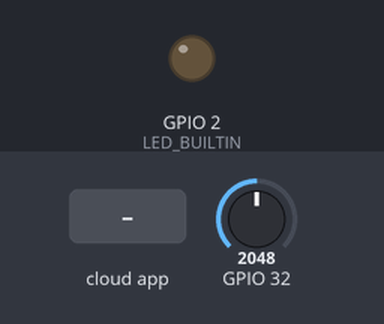
A sketch run on a simulated ESP32. Parts: output pins drawn as LEDs (lit = HIGH). The test bench sets the inputs (shaded band); at power-on: GPIO 32 = 2048.

Above: at 2.7 s.
2.8 s: the phone or cloud app sets 0 to 1
At 6.2 s:
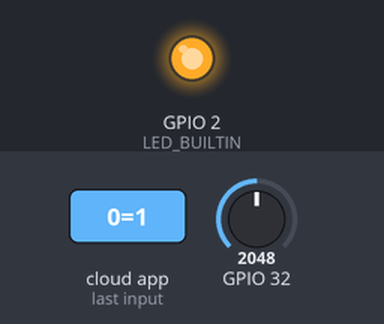
7.0 s: the phone or cloud app sets 0 to 0
At 9.7 s:
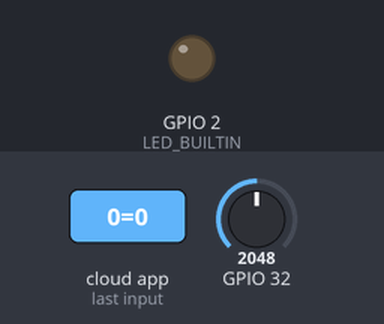
Timing chart, 0 to 11.2 s (numbered marks = the images above; inputs shaded):
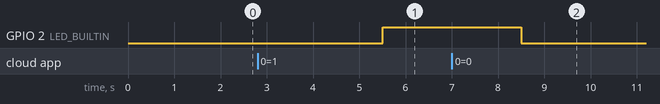

Measured:
- after the input at 2.8 s, GPIO 2 (LED_BUILTIN): LOW → HIGH after 2.7 s
- after the input at 7.0 s, GPIO 2 (LED_BUILTIN): HIGH → LOW after 1.5 s

The sketch:

cayenne_ldr.ino
```cpp
#include <CayenneMQTTESP32.h>

char wifi_ssid[] = "";
char wifi_pwd[] = "";
char cayenne_user[] = "";
char cayenne_pwd[] = "";
char cayenne_id[] = "";

CAYENNE_IN(0){
  digitalWrite(LED_BUILTIN,getValue.asInt());
}

void setup() {
  Cayenne.begin(cayenne_user, cayenne_pwd, cayenne_id, wifi_ssid, wifi_pwd);
  pinMode(LED_BUILTIN, OUTPUT);

}

void loop() {
  Cayenne.loop();
  Cayenne.virtualWrite(1, analogRead(32));
  delay(2000);

}
```
